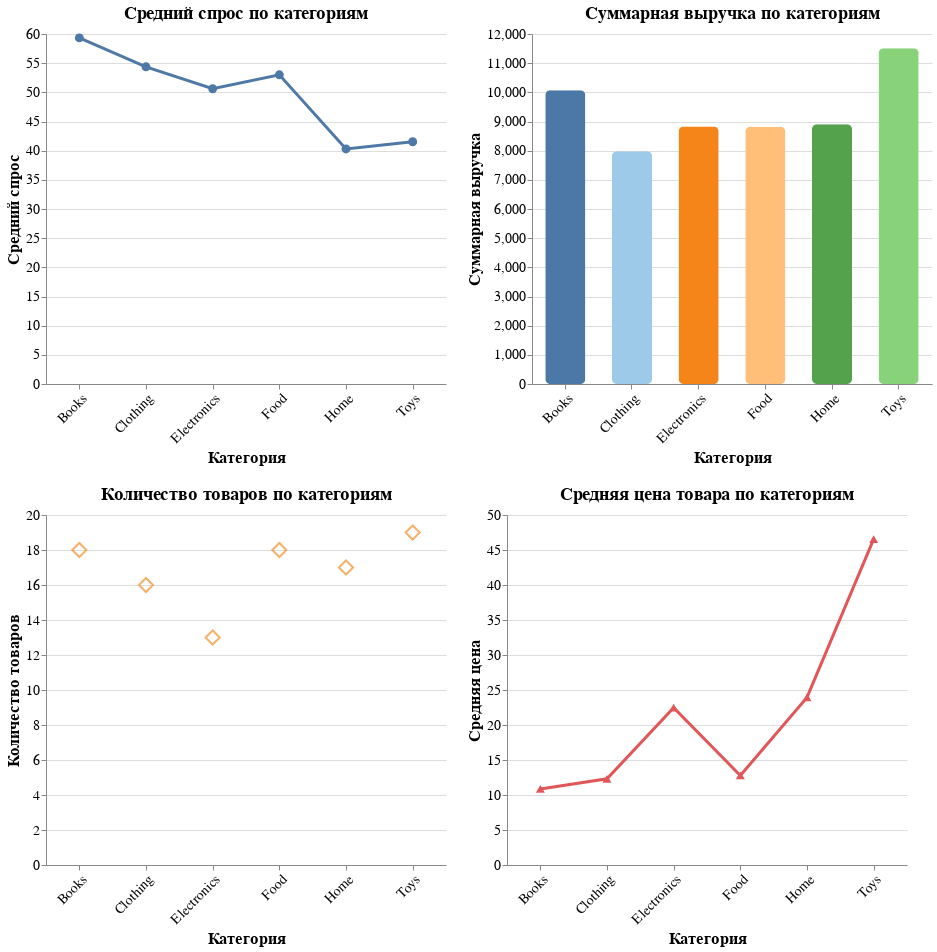

Source (notebook cell):
### Code cell
import pandas as pd
import altair as alt

# Загрузка данных
df = pd.read_csv('product.csv')
df['avg_price'] = df['total_revenue'] / df['quantity_sold']
category_stats = df.groupby('category').agg(
    avg_demand=('quantity_sold', 'mean'),
    total_revenue=('total_revenue', 'sum'),
    product_count=('id', 'count'),
    avg_price=('avg_price', 'mean')
).reset_index()

# 1. График среднего спроса (линейный)
chart1 = alt.Chart(category_stats).mark_line(
    point={'size': 80},
    strokeWidth=3
).encode(
    x=alt.X('category:N', title='Категория', axis=alt.Axis(labelAngle=-45)),
    y=alt.Y('avg_demand:Q', title='Средний спрос'),
    color=alt.value('#4E79A7'),
    tooltip=['category', alt.Tooltip('avg_demand:Q', title='Средний спрос', format='.1f')]
).properties(
    title='Средний спрос по категориям',
    width=400,
    height=350
)

# 2. График суммарной выручки (столбчатый)
chart2 = alt.Chart(category_stats).mark_bar(
    size=40,
    cornerRadius=5  # Исправленный параметр для скругления всех углов
).encode(
    x=alt.X('category:N', title='Категория', axis=alt.Axis(labelAngle=-45)),
    y=alt.Y('total_revenue:Q', title='Суммарная выручка'),
    color=alt.Color('category:N', legend=None, scale=alt.Scale(scheme='tableau20')),
    tooltip=['category', alt.Tooltip('total_revenue:Q', title='Выручка', format='$.2f')]
).properties(
    title='Суммарная выручка по категориям',
    width=400,
    height=350
)

# 3. График количества товаров (точечный с ромбами)
chart3 = alt.Chart(category_stats).mark_point(
    size=200,
    shape='diamond'
).encode(
    x=alt.X('category:N', title='Категория', axis=alt.Axis(labelAngle=-45)),
    y=alt.Y('product_count:Q', title='Количество товаров'),
    color=alt.value('#F28E2B'),
    tooltip=['category', 'product_count']
).properties(
    title='Количество товаров по категориям',
    width=400,
    height=350
)

# 4. График средней цены (линейный с треугольниками)
chart4 = alt.Chart(category_stats).mark_line(
    point={'size': 80, 'shape': 'triangle-up'},
    strokeWidth=3
).encode(
    x=alt.X('category:N', title='Категория', axis=alt.Axis(labelAngle=-45)),
    y=alt.Y('avg_price:Q', title='Средняя цена'),
    color=alt.value('#E15759'),
    tooltip=['category', alt.Tooltip('avg_price:Q', title='Средняя цена', format='$.2f')]
).properties(
    title='Средняя цена товара по категориям',
    width=400,
    height=350
)

# Компоновка графиков
final_chart = alt.vconcat(
    alt.hconcat(chart1, chart2),
    alt.hconcat(chart3, chart4)
).configure_view(
    strokeWidth=0
).configure_title(
    fontSize=18,
    anchor='middle'
).configure_axis(
    labelFontSize=14,
    titleFontSize=16
)

final_chart

### Figure 1 — Vega-Lite specification as saved in the notebook (floating-point values rounded to 4 significant figures)
{"config": {"view": {"continuousWidth": 300, "continuousHeight": 300, "strokeWidth": 0}, "axis": {"labelFontSize": 14, "titleFontSize": 16}, "title": {"anchor": "middle", "fontSize": 18}}, "vconcat": [{"hconcat": [{"mark": {"type": "line", "point": {"size": 80}, "strokeWidth": 3}, "encoding": {"color": {"value": "#4E79A7"}, "tooltip": [{"field": "category", "type": "nominal"}, {"field": "avg_demand", "format": ".1f", "title": "Средний спрос", "type": "quantitative"}], "x": {"axis": {"labelAngle": -45}, "field": "category", "title": "Категория", "type": "nominal"}, "y": {"field": "avg_demand", "title": "Средний спрос", "type": "quantitative"}}, "height": 350, "title": "Средний спрос по категориям", "width": 400}, {"mark": {"type": "bar", "cornerRadius": 5, "size": 40}, "encoding": {"color": {"field": "category", "legend": null, "scale": {"scheme": "tableau20"}, "type": "nominal"}, "tooltip": [{"field": "category", "type": "nominal"}, {"field": "total_revenue", "format": "$.2f", "title": "Выручка", "type": "quantitative"}], "x": {"axis": {"labelAngle": -45}, "field": "category", "title": "Категория", "type": "nominal"}, "y": {"field": "total_revenue", "title": "Суммарная выручка", "type": "quantitative"}}, "height": 350, "title": "Суммарная выручка по категориям", "width": 400}]}, {"hconcat": [{"mark": {"type": "point", "shape": "diamond", "size": 200}, "encoding": {"color": {"value": "#F28E2B"}, "tooltip": [{"field": "category", "type": "nominal"}, {"field": "product_count", "type": "quantitative"}], "x": {"axis": {"labelAngle": -45}, "field": "category", "title": "Категория", "type": "nominal"}, "y": {"field": "product_count", "title": "Количество товаров", "type": "quantitative"}}, "height": 350, "title": "Количество товаров по категориям", "width": 400}, {"mark": {"type": "line", "point": {"size": 80, "shape": "triangle-up"}, "strokeWidth": 3}, "encoding": {"color": {"value": "#E15759"}, "tooltip": [{"field": "category", "type": "nominal"}, {"field": "avg_price", "format": "$.2f", "title": "Средняя цена", "type": "quantitative"}], "x": {"axis": {"labelAngle": -45}, "field": "category", "title": "Категория", "type": "nominal"}, "y": {"field": "avg_price", "title": "Средняя цена", "type": "quantitative"}}, "height": 350, "title": "Средняя цена товара по категориям", "width": 400}]}], "data": {"name": "data-5f6fa45c9b6966a46284b2def0bf988f"}, "$schema": "https://vega.github.io/schema/vega-lite/v5.20.1.json", "datasets": {"data-5f6fa45c9b6966a46284b2def0bf988f": [{"category": "Books", "avg_demand": 59.33, "total_revenue": 10070.0, "product_count": 18, "avg_price": 10.86}, {"category": "Clothing", "avg_demand": 54.38, "total_revenue": 7980.0, "product_count": 16, "avg_price": 12.32}, {"category": "Electronics", "avg_demand": 50.62, "total_revenue": 8831.0, "product_count": 13, "avg_price": 22.49}, {"category": "Food", "avg_demand": 53.0, "total_revenue": 8819.0, "product_count": 18, "avg_price": 12.79}, {"category": "Home", "avg_demand": 40.29, "total_revenue": 8904.0, "product_count": 17, "avg_price": 23.94}, {"category": "Toys", "avg_demand": 41.53, "total_revenue": 11510.0, "product_count": 19, "avg_price": 46.55}]}}
